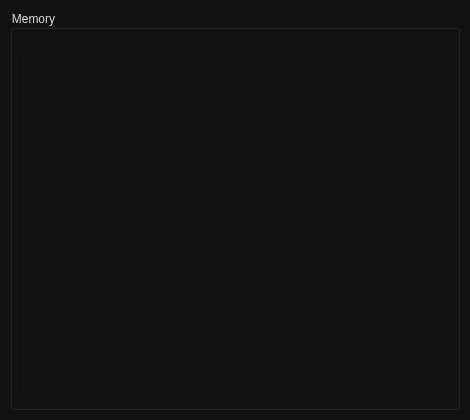
<?xml version="1.0" encoding="UTF-8"?>
<ui version="4.0">
 <class>MemoryWidget</class>
 <widget class="QWidget" name="MemoryWidget">
  <property name="geometry">
   <rect>
    <x>0</x>
    <y>0</y>
    <width>470</width>
    <height>420</height>
   </rect>
  </property>
  <property name="windowTitle">
   <string>Form</string>
  </property>
  <property name="styleSheet">
   <string notr="true">QWidget {
	background-color: #121212;
}

QGroupBox {
	font: 75 16pt &quot;Century Gothic&quot;;
	color: #d9d9d9;
}

QPushButton {
	background-color: #121212;
	border-style:outset;
	border-width: 2px;
	border-radius: 10px;
	border-color: #D4D4D4;
	padding: 6px;
	font-size:28px;
	font: bold 24pt &quot;Century Gothic&quot;;
	color: #d9d9d9;
}

QPushButton:hover {
	background-color: #333333;
}</string>
  </property>
  <widget class="QGroupBox" name="groupBox">
   <property name="geometry">
    <rect>
     <x>10</x>
     <y>10</y>
     <width>450</width>
     <height>400</height>
    </rect>
   </property>
   <property name="title">
    <string>Memory</string>
   </property>
   <widget class="QTableView" name="tableView">
    <property name="geometry">
     <rect>
      <x>10</x>
      <y>40</y>
      <width>427</width>
      <height>347</height>
     </rect>
    </property>
    <property name="font">
     <font>
      <weight>50</weight>
      <bold>false</bold>
     </font>
    </property>
    <property name="styleSheet">
     <string notr="true">QTableView {
	color: #FFFFFF;
}</string>
    </property>
    <property name="autoScroll">
     <bool>false</bool>
    </property>
    <attribute name="horizontalHeaderVisible">
     <bool>true</bool>
    </attribute>
    <attribute name="horizontalHeaderMinimumSectionSize">
     <number>25</number>
    </attribute>
    <attribute name="horizontalHeaderDefaultSectionSize">
     <number>25</number>
    </attribute>
    <attribute name="verticalHeaderVisible">
     <bool>true</bool>
    </attribute>
    <attribute name="verticalHeaderMinimumSectionSize">
     <number>20</number>
    </attribute>
    <attribute name="verticalHeaderDefaultSectionSize">
     <number>20</number>
    </attribute>
   </widget>
  </widget>
 </widget>
 <resources/>
 <connections/>
</ui>
